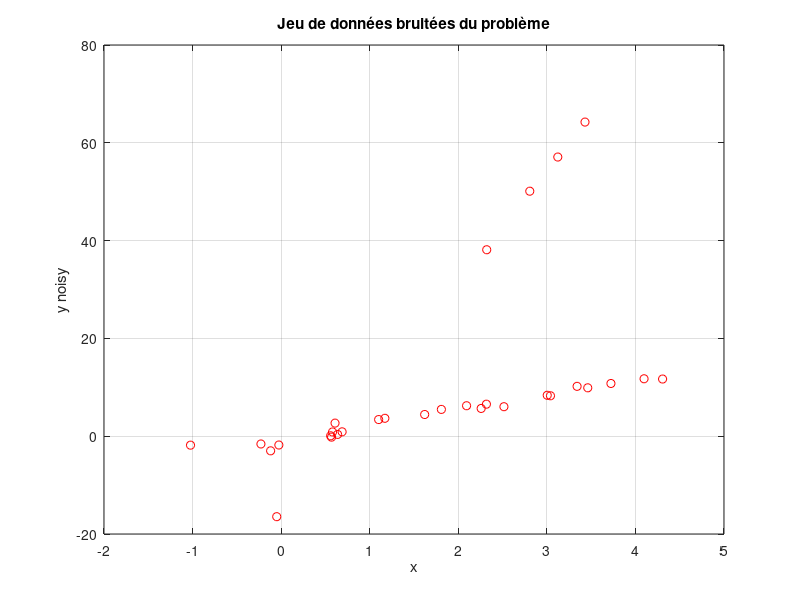

Write MATLAB code to recreate this figure. (Note: this script raises an error after producing the figure.)
%% Projet d’optimisation continue 
%% Estimation robuste: les M-estimateurs

%% Nom : LOGEAIS et DE LAROCQUE LATOUR
%% Prenom : Thomas et Enguerran

%% 1 Description du problème

clear all; close all;
data = load('data.mat');

% Représentation des données :
figure(1);
plot(data.x,data.y_noisy,'or');title('Jeu de données bruitées du problème');    %% Mesure bruité
xlabel('x');
ylabel('y noisy')
grid();

%Nous remarquons la présence de valeurs très eloignées qui devraient poser
%un problème lorsque nous utilisons un modèle linéaire. 

%% 2 Estimation au sens des moindres carrés

%% Question 1 : Représentation de la fonction de coût dans l'espace de paramètres (a,b)

% nous allons mettre en place la fonction moindre carré qui sera utilisé
% pour calculer la fonction coût dans l'espace de paramètres (a,b)

dbtype('c_moindres_carres.m'); 

[A,B] = meshgrid(0:0.5:20, -10:0.5:10); % Les valeurs de paramètres (a,b) que l'on relève grace à l’analyse de la figure en page 1

fonction_de_cout = c_moindres_carres(A,B,data.x, data.y_noisy); % On récupère la somme des carrés des écarts pour chaque couple de
% paramètres

figure(2); 
contour(A,B,fonction_de_cout,80),colorbar; % nous visualisons 80 lignes de niveaux  
title('Representation 2D de la fonction moindres carres en fonction des parametres a et b');
xlabel('a'); ylabel('b');
legend('somme des carres des ecarts entre les mesures', 'Location','northwest');

figure(3); 
mesh(A,B,fonction_de_cout);     
s.FaceColor = 'flat';
title('Representation 3D de la fonction moindres carres en fonction des parametres a et b');
xlabel('a'); ylabel('b'); zlabel('fonction moindre carres');
legend('somme des carres des ecarts entre les mesures', 'Location','northwest');

%% Commentaire :
% Nous pouvons conclure à la presence d’un minimum global que l'on peut
% estimé à la position (a_min,b_min)=(6.4,-2.3)

%% Question 2 : Détermination une solution approchée par échantillonnage régulier des paramètres a et b

[tous_les_mins, tous_les_positions_mins] = min(fonction_de_cout);    % recuperer les mins de chaque ligne de la fonction ainssi que leurs positions 
 
[min_de_tous_les_mins, pos_ligne_min] = min(tous_les_mins);          % recuperer le min de tous les mins de la fonction ainsi que la ligne où se trouve le min

pos_colonne_min = tous_les_positions_mins(pos_ligne_min);            % recuperer la colonne associé à la ligne où se trouve le min de la fonction 

a_min = A(pos_colonne_min, pos_ligne_min)                            % recuperer la position de a minimum
b_min = B(pos_colonne_min, pos_ligne_min)                            % recuperer la position de b minimum

min_global = min(fonction_de_cout(:))                                % le niveau du min global de la fonction se trouvant en (pos_colonne_min,pos_ligne_min)

%% Question 3 : Determiner l'expression analytique du minimum et calculer avec précision les paramètres a_ et b_
% On cherche Q, u, et c tels que :
% f(x) = f(a,b) = 1/2 * [a b] * Q * [a;b] +u' * [x1;x2] + c 

% On a grad_f(x)= Q * x + u
% le minimun correspond au couple x=(a_,b_) qui annule le gradian

% calculons u grâce a l'expression de Q et le gradient de f
u = [0;0];                                     % Initialisation de u
u(1,1) = sum(-2 * data.x .* data.y_noisy);
u(2,1) = sum(-2 * data.y_noisy);

% calculons la matrice hessienne :
Q =[0 0 ; 0 0];                                % Initialisation de Q
Q(1,1) = sum(2 * data.x .* data.x);
Q(1,2) = sum(2 * data.x);
Q(2,1) = Q(1,2);
Q(2,2) = 2 * length(data.x);

% c = sum(data.y_noisy.*data.y_noisy);         % non utile dans ce calcul
% on retrouve le minimim en trouvant la valeur où grad_f(x)=0
sol_min = Q \ (-u);                             
a_ = sol_min(1,1);
b_ = sol_min(2,1);
    
%% Question 4 : Représentation du minimum sur la fonction de coût

figure(4);
contour(A,B,fonction_de_cout,80),colorbar; % nous visualison 80 lignes de niveaux  
title('Representation 2D de la fonction moindres carres en fonction des parametres a et b');
xlabel('a'); ylabel('b');
hold on;
plot(a_, b_, 'r+');
legend('somme des carres des ecarts entre les mesures','le minimum');
hold off;

%% Question 5 : Tracer la courbe d'équations y = a_*x + b_ avec les (a_,b_) obtenus

X = linspace(min(data.x),max(data.x),90);
Y = a_.* X + b_;

figure(5);
plot(data.x,data.y_noisy,'or');   % mesure bruitées 
xlabel('x');
ylabel('y noisy');
grid();
hold on;
plot(X,Y,'g-'); title('droite de l''estimateur');
plot([2.321 2.807 3.124 3.431 -0.04992],[38.13 50.1 57.09 64.24 -16.46],'b-');
legend('mesures bruitées','Modèle linéaire', 'droite traversant les 5 points aberant', 'Location','northwest');
hold off; 

%% 3 Estimation robuste

%% Question 6 : 
% code pour la méthode des plus fortes pente et determination d'alpha avec
% fletcher_lemarechal

dbtype('plus_forte_pente.m');
dbtype('fletcher_lemarechal.m');
dbtype('CW1.m');
dbtype('CW2.m');

%% Exemple avec la fonction de cout des moindres carres
[A,B] = meshgrid(0:0.5:20, -10:0.5:10);

fonction_de_cout = c_moindres_carres(A,B,data.x, data.y_noisy);

epsilon = 10^(-3);
x_0 = [8 8];             % point de depart ( choisi pour avoir un nb d'iteration >100 )
[a_k,b_k, k] = plus_forte_pente(x_0, data.x, data.y_noisy, epsilon);

figure(6);
contour(A,B,fonction_de_cout,20),colorbar;
title('méthode des plus fortes pente pour les moindres carrés');
xlabel('a'); ylabel('b');
hold on;
plot(a_k, b_k, 'r-');
nb_iter = sprintf("Le nombre d\'itération pour retrouver la solution est : %d ",k);
legend(nb_iter);
hold off;


figure(7);
contour(A,B,fonction_de_cout,20),colorbar;axis([3 9 -4 2])
title('méthode des plus fortes pente pour les moindres carrés zoomé');
xlabel('a'); ylabel('b');
hold on;
plot(a_k, b_k, 'r-');
nb_iter = sprintf("Le nombre d\'iteration pour converger vers le centre est : %d ",k);
legend(nb_iter);
hold off;

%% Représenter la fonction de pénalisation pour sigma = 1. 
dbtype('penalisation.m'); % la fonction pénalisation de Cauchy

% Nous traçons la fonction pour des résidus valant de -100 à 100 et avec un
% facteur de pénalisation unitaire.
X = linspace(-100,100,200);
sigma = 1;

fonction_penalisation = penalisation(X,sigma);
figure(6);
plot(X,fonction_penalisation);
xlabel('Résidus');
ylabel('fonction de pénalisation');
legend('Pénalisation de Cauchy en fonction du résidu pour sigma = 1', 'Location','northwest');
grid();

%% Calculer les deux premières dérivées. 
X = linspace(-20,20,200);

derive_fs= X./(sigma^2 + X.*X);                                         % calcul de la derivée 1ere
derive_sd= (sigma^2 - X.*X)./((sigma^2 + X.*X).*(sigma^2 + X.*X));      % calcul de la derivée seconde 

plot(X,fonction_penalisation);
xlabel('Résidus');
ylabel('fonction de pénalisation');
hold on;
plot(X,derive_fs,'-g');
plot(X,derive_sd,'-r');
legend('Pénalisation de Cauchy en fonction du résidu pour sigma = 1','derivée 1ere','derivée seconde', 'Location','north');
hold off;
grid();

%% La fonction de penalisation de cauchy est-elle convexe?
% Non la fonction n'est pas convexe car : 
% Si nous prenons un point a de residu proche de 0 et un autre point b de
% residu élevé et que l'on trace une droite qui traverse les 2 on remarque
% que le segement n'est pas au dessus de la courbe de la fonction. cela
% signifie que la fonction n'est pas convexe sur R. 

%% Question 7 : Représenter la nouvelle fonction de coût dans l'espace des paramètres (a,b)
dbtype('fonction_cout.m');

sigma = 1;
[A,B] = meshgrid(-10:0.5:10, -10:0.5:10);

fonction_d_cout = fonction_cout(A,B,data.x,data.y_noisy,sigma);

figure(7);
contour(A,B,fonction_d_cout,15),colorbar;
title('Representation 2D de la fonction cout');
xlabel('a'); ylabel('b');
hold on;
plot(a_, b_, 'r+');              % representer le min avec les paramètres a_ et b_
legend('representation de la fonction cout','min', 'Location','northwest');
hold off;

figure(8);
mesh(A,B,fonction_d_cout),colorbar;
s.FaceColor = 'flat';
title('Representation 3D de la fonction de cout');
xlabel('a'); ylabel('b'); zlabel('fonction cout');

% comme on s'en doutait le minimun avec les paramètres a_ et b_ ne coincide pas avec le minimun de la
% nouvelle fonction cout 

%% Question 8 : 

%% Calculer (à la main) le gradient de la fonction de coût
dbtype('gradient_a.m');
dbtype('gradient_b.m');


%% Question 9 : Representer le gradiant de la fonction cout
[A,B] = meshgrid(-10:0.5:10, -10:0.5:10);

[valeurs_grad_a,valeurs_grad_b]=gradient_fonction_cout(A,B,data.x,data.y_noisy);

figure(9);
hold on;
quiver(A,B,valeurs_grad_a,valeurs_grad_b);axis equal; axis([-2 8 -5 5]);
title('Representation le grandient de la fonction cout');
contour(A,B,fonction_d_cout,10),colorbar;axis equal; axis([-2 8 -5 5]);
xlabel('a'); ylabel('b');
hold off;


% le gradient est bien orthogonal aux lignes de niveau.

%% Question 10 :

%% Implémentez la méthode des plus fortes pentes en réalisant l’étape de recherche linéaire avec l’algorithme de Fletcher-Lemaréchal

dbtype('plus_forte_pente.m');
dbtype('fletcher_lemarechal.m');
dbtype('CW1.m');
dbtype('CW2.m');

%% Représentez la succession des itérés sur la représentation de la fonction de coût
epsilon = 10^(-3);
x_0 = [6 6];             % point de depart ( choisi pour avoir un nb d'iteration >100 )
[a_k,b_k, k] = plus_forte_pente(x_0, data.x, data.y_noisy, epsilon);

figure(10);
contour(A,B,fonction_d_cout,20),colorbar;
title('methode des plus fortes pente');
xlabel('a'); ylabel('b');
hold on;
plot(a_k, b_k, 'r-');
nb_iter = sprintf("Le nombre d\'iteration pour retrouver la solution est : %d ",k);
legend(nb_iter);
hold off;


figure(11);
contour(A,B,fonction_d_cout,20),colorbar;axis([2 4 -2 0])
title('methode des plus fortes pente zoomé');
xlabel('a'); ylabel('b');
hold on;
plot(a_k, b_k, 'r-');
nb_iter = sprintf("Le nombre d\'iteration pour converger vers le centre est : %d ",k);
legend(nb_iter);
hold off;

% nous remarquons que plus nous nous rapprochons de la solution, plus cette
% méthode a du mal à la trouver et demande beaucoup d’itérations.


%% Distance entre itérés en fonction de l'itération.
iteration = linspace(1,k,k);                    % axe des abscisse 
distance_iteres = zeros(k,1);                   % initialiser le tableau d'iteration 
for i = 1:k
   v1 = [a_k(i) b_k(i)] ;
   v2 = [a_k(i + 1) b_k(i + 1)];
   distance_iteres(i) = abs(norm(v2) - norm(v1));
end

figure(12);
plot(iteration, distance_iteres);
legend('Évolution de la distance entre iteres en fonction de l itération','location','northeast');
xlabel('iteration'); ylabel('distance entre iteres');
grid();

% Nous remarquons que nous nous approchons très rapidement de la solution
% au début de l’algorithme. Mais rapidement les écarts ne sont plus
% significatifs et l’approximation de la solution reste la même

%% Évolution de la fonction de coût et de la norme du gradient en fonction de l'itération.
iteration = linspace(1,k,k);           % abscisse
y_k_fonction_cout = zeros(k,1);        % valeurs de la fonction cout 
y_k_norme_grad = zeros(k,1);           % valeurs de la norme du gradient de la fonction 

for i = 1:k
    y_k_fonction_cout(i) = fonction_cout(a_k(i),b_k(i), data.x,data.y_noisy,1);      % appliquer le fonction cout a chaque iteres
    y_k_norme_grad(i) = norm(gradient_fonction(a_k(i),b_k(i),data.x,data.y_noisy));      % calculer le gradiant a chaque iteres
end

figure(13);
subplot(2,1,1);
plot(iteration, y_k_fonction_cout);
legend('Évolution de la fonction de coût en fonction de l itération');
xlabel('iteration'); ylabel('fonction cout');
grid()

subplot(2,1,2);
plot(iteration, y_k_norme_grad);
legend('Évolution de la norme du gradient en fonction de l itération');
xlabel('iteration'); ylabel('norme du gradiant');
grid()

% Nous remarquons que la fonction de coût atteint très rapidement son
% minimum et reste ensuite plus ou moins constante contrairement à son
% gradient qui connait quelques variations dues au changement de direction.

%% Distance à la solution trouvée en fonction de l'itération
iteration = linspace(1,k,k);
distances_k = zeros(k,1);

v_k = [a_k(k) b_k(k)];
for i = 1:k
    v_i = [a_k(i) b_k(i)];
    distances_k(i) = abs(norm(v_k) - norm(v_i));
end

figure(14);
plot(iteration, distances_k);
legend('la distance à la solution finale en fonction de l''itération');
xlabel('iteration'); ylabel('distance');
grid()

% nous remarquons que la courbe n’est pas strictement monotone et que sa
% distance de départ est conditionnée par le point de départ
% sélectioné.


% La fonction de coût reste monotone et globalement
%décroissante tandis que la norme du gradient peut connaître de grandes
%fluctuations mais finira toujours par tendre vers 0.


%% Question 11 : Répétez cette étude pour d’autres points de départ

% J'ai décidé de tester avec 3 points très different afin d'evoluer la
% performence de cette algorithme 

%% Point loin 
sigma = 1;
[A,B] = meshgrid(-15:0.5:15, -20:0.5:10);

fonction_d_cout = fonction_cout(A,B,data.x,data.y_noisy,sigma);

x_0 = [-9 9];             
[a_k,b_k, k] = plus_forte_pente(x_0, data.x, data.y_noisy, epsilon);

figure(15);
contour(A,B,fonction_d_cout,20),colorbar;
title('methode des plus fortes pente');
xlabel('a'); ylabel('b');
hold on;
plot(a_k, b_k, 'r-');
nb_iter = sprintf("Le nombre d\'iteration pour retrouver la solution est : %d ",k);
legend(nb_iter);
hold off;

% Distance entre itérés en fonction de l'itération.
iteration = linspace(1,k,k);                    % axe des abscisse 
distance_iteres = zeros(k,1);                   % initialiser le tableau d'iteration 
for i = 1:k
   v1 = [a_k(i) b_k(i)] ;
   v2 = [a_k(i + 1) b_k(i + 1)];
   distance_iteres(i) = abs(norm(v2) - norm(v1));
end

figure(16);
plot(iteration, distance_iteres);
legend('Évolution de la distance entre iteres en fonction de l itération','location','northeast');
xlabel('iteration'); ylabel('distance entre iteres');
grid();

% Évolution de la fonction de coût et de la norme du gradient en fonction de l'itération.
iteration = linspace(1,k,k);           % abscisse
y_k_fonction_cout = zeros(k,1);        % valeurs de la fonction cout 
y_k_norme_grad = zeros(k,1);           % valeurs de la norme du gradient de la fonction 

for i = 1:k
    y_k_fonction_cout(i) = fonction_cout(a_k(i),b_k(i), data.x,data.y_noisy,1);      % appliquer le fonction cout a chaque iteres
    y_k_norme_grad(i) = norm(gradient_fonction(a_k(i),b_k(i),data.x,data.y_noisy));      % calculer le gradiant a chaque iteres
end

figure(17);
subplot(2,1,1);
plot(iteration, y_k_fonction_cout);
legend('Évolution de la fonction de coût en fonction de l itération');
xlabel('iteration'); ylabel('fonction cout');
grid()

subplot(2,1,2);
plot(iteration, y_k_norme_grad);
legend('Évolution de la norme du gradient en fonction de l itération');
xlabel('iteration'); ylabel('norme du gradiant');
grid()

% Distance à la solution trouvée en fonction de l'itération
iteration = linspace(1,k,k);
distances_k = zeros(k,1);

v_k = [a_k(k) b_k(k)];
for i = 1:k
    v_i = [a_k(i) b_k(i)];
    distances_k(i) = abs(norm(v_k) - norm(v_i));
end

figure(18);
plot(iteration, distances_k);
legend('la distance à la solution finale en fonction de l''itération');
xlabel('iteration'); ylabel('distance');
grid()

% On remarque que l'algorithme est très puissant du fait que même avec un
% point très loin, la methode permet de trouver la solution en utilisant
% tout de même beaucoup plus d'iterations.


%% Point (a_,b_) retrouvé à la question 3 
sigma = 1;
[A,B] = meshgrid(-10:0.5:10, -10:0.5:10);

fonction_d_cout = fonction_cout(A,B,data.x,data.y_noisy,sigma);

x_0 = [6.9585 -2.3803];             
[a_k,b_k, k] = plus_forte_pente(x_0, data.x, data.y_noisy, epsilon);

figure(19);
contour(A,B,fonction_d_cout,20),colorbar;
title('methode des plus fortes pente (point question 3)');
xlabel('a'); ylabel('b');
hold on;
plot(a_k, b_k, 'r-');
nb_iter = sprintf("Le nombre d\'iteration pour retrouver la solution est : %d ",k);
legend(nb_iter);
hold off;

% Distance entre itérés en fonction de l'itération.
iteration = linspace(1,k,k);                    % axe des abscisse 
distance_iteres = zeros(k,1);                   % initialiser le tableau d'iteration 
for i = 1:k
   v1 = [a_k(i) b_k(i)] ;
   v2 = [a_k(i + 1) b_k(i + 1)];
   distance_iteres(i) = abs(norm(v2) - norm(v1));
end

figure(20);
plot(iteration, distance_iteres);
legend('Évolution de la distance entre iteres en fonction de l itération','location','northeast');
xlabel('iteration'); ylabel('distance entre iteres');
grid();

% Évolution de la fonction de coût et de la norme du gradient en fonction de l'itération.

iteration = linspace(1,k,k);           % abscisse
y_k_fonction_cout = zeros(k,1);        % valeurs de la fonction cout 
y_k_norme_grad = zeros(k,1);           % valeurs de la norme du gradient de la fonction 

for i = 1:k
    y_k_fonction_cout(i) = fonction_cout(a_k(i),b_k(i), data.x,data.y_noisy,1);      % appliquer le fonction cout a chaque iteres
    y_k_norme_grad(i) = norm(gradient_fonction(a_k(i),b_k(i),data.x,data.y_noisy));      % calculer le gradiant a chaque iteres
end

figure(21);
subplot(2,1,1);
plot(iteration, y_k_fonction_cout);
legend('Évolution de la fonction de coût en fonction de l itération');
xlabel('iteration'); ylabel('fonction cout');
grid()

subplot(2,1,2);
plot(iteration, y_k_norme_grad);
legend('Évolution de la norme du gradient en fonction de l itération');
xlabel('iteration'); ylabel('norme du gradiant');
grid()

% Distance à la solution trouvée en fonction de l'itération
iteration = linspace(1,k,k);
distances_k = zeros(k,1);

v_k = [a_k(k) b_k(k)];
for i = 1:k
    v_i = [a_k(i) b_k(i)];
    distances_k(i) = abs(norm(v_k) - norm(v_i));
end

figure(22);
plot(iteration, distances_k);
legend('la distance à la solution finale en fonction de l\itération');
xlabel('iteration'); ylabel('distance');
grid()

%% Point proche
x_0 = [3 -1];             
[a_k,b_k, k] = plus_forte_pente(x_0, data.x, data.y_noisy, epsilon);

figure(23);
contour(A,B,fonction_d_cout,20),colorbar;
title('methode des plus fortes pente (point proche)');axis([2 4 -2 0]);
xlabel('a'); ylabel('b');
hold on;
plot(a_k, b_k, 'r-');
nb_iter = sprintf("Le nombre d\'iteration pour retrouver la solution est : %d ",k);
legend(nb_iter);
hold off;

% Distance entre itérés en fonction de l'itération.
iteration = linspace(1,k,k);                    % axe des abscisse 
distance_iteres = zeros(k,1);                   % initialiser le tableau d'iteration 
for i = 1:k
   v1 = [a_k(i) b_k(i)] ;
   v2 = [a_k(i + 1) b_k(i + 1)];
   distance_iteres(i) = abs(norm(v2) - norm(v1));
end

figure(24);
plot(iteration, distance_iteres);
legend('Évolution de la distance entre iteres en fonction de l itération','location','northeast');
xlabel('iteration'); ylabel('distance entre iteres');
grid();

% Évolution de la fonction de coût et de la norme du gradient en fonction de l'itération.
sigma = 1;
iteration = linspace(1,k,k);           % abscisse
y_k_fonction_cout = zeros(k,1);        % valeurs de la fonction cout 
y_k_norme_grad = zeros(k,1);           % valeurs de la norme du gradient de la fonction 

for i = 1:k
    y_k_fonction_cout(i) = fonction_cout(a_k(i),b_k(i), data.x,data.y_noisy,1);      % appliquer le fonction cout a chaque iteres
    y_k_norme_grad(i) = norm(gradient_fonction(a_k(i),b_k(i),data.x,data.y_noisy));      % calculer le gradiant a chaque iteres
end

figure(25);
subplot(2,1,1);
plot(iteration, y_k_fonction_cout);
legend('Évolution de la fonction de coût en fonction de l itération');
xlabel('iteration'); ylabel('fonction cout');
grid()

subplot(2,1,2);
plot(iteration, y_k_norme_grad);
legend('Évolution de la norme du gradient en fonction de l itération');
xlabel('iteration'); ylabel('norme du gradiant');
grid()

% Distance à la solution trouvée en fonction de l'itération
iteration = linspace(1,k,k);
distances_k = zeros(k,1);

v_k = [a_k(k) b_k(k)];
for i = 1:k
    v_i = [a_k(i) b_k(i)];
    distances_k(i) = abs(norm(v_k) - norm(v_i));
end

figure(26);
plot(iteration, distances_k);
legend('la distance à la solution finale en fonction de l itération');
xlabel('iteration'); ylabel('distance');
grid()

% Malgré un conditionnement assez bon, et bien que la méthode reste
% puissante, on a quand même eu besoin de 91 itérations pour arriver au
% même résultat.

%% test avec un point de fort gradiant
% on récupère un point d'une itération qui est "partie" d'un point loin et
% on prend un point proche de la valeur finale.
x_0 = [3.168 -1.067];             
[a_k,b_k, k] = plus_forte_pente(x_0, data.x, data.y_noisy, epsilon);

figure(23);
contour(A,B,fonction_d_cout,20),colorbar;
title('methode des plus fortes pente (point proche)');axis([2 4 -2 0]);
xlabel('a'); ylabel('b');
hold on;
plot(a_k, b_k, 'r-');
nb_iter = sprintf("Le nombre d\'iteration pour retrouver la solution est : %d ",k);
legend(nb_iter);
hold off;

% Distance entre itérés en fonction de l'itération.
iteration = linspace(1,k,k);                    % axe des abscisse 
distance_iteres = zeros(k,1);                   % initialiser le tableau d'iteration 
for i = 1:k
   v1 = [a_k(i) b_k(i)] ;
   v2 = [a_k(i + 1) b_k(i + 1)];
   distance_iteres(i) = abs(norm(v2) - norm(v1));
end

figure(24);
plot(iteration, distance_iteres);
legend('Évolution de la distance entre iteres en fonction de l itération','location','northeast');
xlabel('iteration'); ylabel('distance entre iteres');
grid();

% Évolution de la fonction de coût et de la norme du gradient en fonction de l'itération.
sigma = 1;
iteration = linspace(1,k,k);           % abscisse
y_k_fonction_cout = zeros(k,1);        % valeurs de la fonction cout 
y_k_norme_grad = zeros(k,1);           % valeurs de la norme du gradient de la fonction 

for i = 1:k
    y_k_fonction_cout(i) = fonction_cout(a_k(i),b_k(i), data.x,data.y_noisy,1);      % appliquer le fonction cout a chaque iteres
    y_k_norme_grad(i) = norm(gradient_fonction(a_k(i),b_k(i),data.x,data.y_noisy));      % calculer le gradiant a chaque iteres
end

figure(25);
subplot(2,1,1);
plot(iteration, y_k_fonction_cout);
legend('Évolution de la fonction de coût en fonction de l itération');
xlabel('iteration'); ylabel('fonction cout');
grid()

subplot(2,1,2);
plot(iteration, y_k_norme_grad);
legend('Évolution de la norme du gradient en fonction de l itération');
xlabel('iteration'); ylabel('norme du gradiant');
grid()

% Distance à la solution trouvée en fonction de l'itération
iteration = linspace(1,k,k);
distances_k = zeros(k,1);

v_k = [a_k(k) b_k(k)];
for i = 1:k
    v_i = [a_k(i) b_k(i)];
    distances_k(i) = abs(norm(v_k) - norm(v_i));
end

figure(26);
plot(iteration, distances_k);
legend('la distance à la solution finale en fonction de l itération');
xlabel('iteration'); ylabel('distance');
grid()

%% Question 12 : 
dbtype('quasi_newton.m');

%% Appliquez la méthode de quasi-Newton à cette fonction de coût.

epsilon = 10^(-3);
x_0 = [6 6]';

[solution, a_k,b_k, k] = quasi_newton(x_0, data.x, data.y_noisy, epsilon );

figure(27);
contour(A,B,fonction_d_cout,20);
title('methode de quasi-newton');
xlabel('a'); ylabel('b');
hold on;
plot(a_k, b_k, 'r-');
nb_iter = sprintf("Le nombre d''iteration pour retrouver la solution est : %d ",k);
legend(nb_iter);
hold off;

%% Distance entre itérés en fonction de l'itération.
iteration = linspace(1,k,k);                    % axe des abscisse 
distance_iteres = zeros(k,1);                   % initialiser le tableau d'iteration 
for i = 1:k-2
   v1 = [a_k(i) b_k(i)] ;
   v2 = [a_k(i + 1) b_k(i + 1)] ;
   distance_iteres(i) = abs(norm(v2) - norm(v1));
end

figure(28);
plot(iteration, distance_iteres,'r-');
legend('Évolution de la distance entre iteres en fonction de l itération','location','northeast');
xlabel('iteration'); ylabel('distance entre iteres');
grid();


%% Évolution de la fonction de coût et de la norme du gradient en fonction de l'itération.
iteration = linspace(1,k,k);           % abscisse
y_k_fonction_cout = zeros(k,1);        % valeurs de la fonction cout 
y_k_norme_grad = zeros(k,1);           % valeurs de la norme du gradient de la fonction 

for i = 1:k
    y_k_fonction_cout(i) = fonction_cout(a_k(i),b_k(i), data.x,data.y_noisy,1);      % appliquer le fonction cout a chaque iteres
    y_k_norme_grad(i) = norm(gradient_fonction(a_k(i),b_k(i),data.x,data.y_noisy));      % calculer le gradiant a chaque iteres
end

figure(29);
subplot(2,1,1);
plot(iteration, y_k_fonction_cout);
legend('Évolution de la fonction de coût en fonction de l itération');
xlabel('iteration'); ylabel('fonction cout');
grid()

subplot(2,1,2);
plot(iteration, y_k_norme_grad);
legend('Évolution de la norme du gradient en fonction de l itération');
xlabel('iteration'); ylabel('norme du gradiant');
grid()


%% Distance à la solution trouvée en fonction de l'itération
iteration = linspace(1,k,k);
distances_k = zeros(k,1);

v_k = [a_k(k) b_k(k)];
for i = 1:k
    v_i = [a_k(i) b_k(i)];
    distances_k(i) = abs(norm(v_k) - norm(v_i));
end

figure(30);
plot(iteration, distances_k);
legend('la distance à la solution finale en fonction de l\itération');
xlabel('iteration'); ylabel('distance');
grid()

% la méthode de quasi-Newton est beaucoup plus performante que
% la méthode des plus fortes pentes car elle permet en seulement 13 itérations
% de converger vers le minimum global.
% Le gradient tend très rapidement vers 0 aussi.  
%% avec le point loin
epsilon = 10^(-3);
x_0 = [-8 9]';

[solution, a_k,b_k, k] = quasi_newton(x_0, data.x, data.y_noisy, epsilon );

figure(27);
contour(A,B,fonction_d_cout,20);
title('methode de quasi-newton');
xlabel('a'); ylabel('b');
hold on;
plot(a_k, b_k, 'r-');
nb_iter = sprintf("Le nombre d''iteration pour retrouver la solution est : %d ",k);
legend(nb_iter);
hold off;

%% Distance entre itérés en fonction de l'itération.
iteration = linspace(1,k,k);                    % axe des abscisse 
distance_iteres = zeros(k,1);                   % initialiser le tableau d'iteration 
for i = 1:k-2
   v1 = [a_k(i) b_k(i)] ;
   v2 = [a_k(i + 1) b_k(i + 1)] ;
   distance_iteres(i) = abs(norm(v2) - norm(v1));
end

figure(28);
plot(iteration, distance_iteres,'r-');
legend('Évolution de la distance entre iteres en fonction de l itération','location','northeast');
xlabel('iteration'); ylabel('distance entre iteres');
grid();


%% Évolution de la fonction de coût et de la norme du gradient en fonction de l'itération.
iteration = linspace(1,k,k);           % abscisse
y_k_fonction_cout = zeros(k,1);        % valeurs de la fonction cout 
y_k_norme_grad = zeros(k,1);           % valeurs de la norme du gradient de la fonction 

for i = 1:k
    y_k_fonction_cout(i) = fonction_cout(a_k(i),b_k(i), data.x,data.y_noisy,1);      % appliquer le fonction cout a chaque iteres
    y_k_norme_grad(i) = norm(gradient_fonction(a_k(i),b_k(i),data.x,data.y_noisy));      % calculer le gradiant a chaque iteres
end

figure(29);
subplot(2,1,1);
plot(iteration, y_k_fonction_cout);
legend('Évolution de la fonction de coût en fonction de l itération');
xlabel('iteration'); ylabel('fonction cout');
grid()

subplot(2,1,2);
plot(iteration, y_k_norme_grad);
legend('Évolution de la norme du gradient en fonction de l itération');
xlabel('iteration'); ylabel('norme du gradiant');
grid()


%% Distance à la solution trouvée en fonction de l'itération
iteration = linspace(1,k,k);
distances_k = zeros(k,1);

v_k = [a_k(k) b_k(k)];
for i = 1:k
    v_i = [a_k(i) b_k(i)];
    distances_k(i) = abs(norm(v_k) - norm(v_i));
end

figure(30);
plot(iteration, distances_k);
legend('la distance à la solution finale en fonction de l\itération');
xlabel('iteration'); ylabel('distance');
grid()
%% Question 13 :
sigma = 1;
[A,B] = meshgrid(-10:0.5:10, -10:0.5:10);

fonction_d_cout = fonction_cout(A,B,data.x,data.y_noisy,sigma);

x_0 = [6.9585 -2.3803];             
[a_k,b_k, k] = plus_forte_pente(x_0, data.x, data.y_noisy, epsilon);

X = linspace(min(data.x),max(data.x),90);
Y = a_.* X + b_;
Yn = a_k(size(a_k,1)) * X + b_k(size(b_k,1));

figure(31);
hold on;
plot(data.x,data.y_noisy,'or');
plot(X,Y,'-g');
plot(X,Yn);
legend('Mesures bruitées','ajustement moindres carrés','ajustement robuste', 'Location', 'northwest');
title('Comparaison entre modele lineaire et modèle robuste 1');
xlabel('x');
ylabel('y noisy')
hold off;
grid();

%% avec a = -8, b = 9
x_0 = [-9 9];

[a_k,b_k, k] = plus_forte_pente(x_0, data.x, data.y_noisy, epsilon);

Yn = a_k(size(a_k,1)) * X + b_k(size(b_k,1));

figure(32);
hold on;
plot(data.x,data.y_noisy,'or');
plot(X,Y,'-g');
plot(X,Yn);
legend('Mesures bruitées','ajustement moindres carrés','ajustement robuste', 'Location', 'northwest');
title('Comparaison entre modele lineaire et modèle robuste 2');
xlabel('x');
ylabel('y noisy')
hold off;
grid();

%La méthode de quasi-newton converge correctement vers la solution pour
%différents valeurs de a et b

%% étudiez l’influence du paramètres σ de la pénalisation de Cauchy.

% Nous traçons la fonction pour des résidus valant de -100 à 100 et avec un
% facteur de pénalisation unitaire.
X = linspace(-100,100,200);

fonction_penalisation0 = penalisation(X,0.1);
fonction_penalisation1 = penalisation(X,1);
fonction_penalisation30 = penalisation(X,30);

fonction_d_cout0 = fonction_cout(A,B,data.x,data.y_noisy,0.1);
fonction_d_cout1 = fonction_cout(A,B,data.x,data.y_noisy,1);
fonction_d_cout30 = fonction_cout(A,B,data.x,data.y_noisy,30);

figure(33);
subplot(1,2,1);
contour(A,B,fonction_d_cout0,15); axis equal
title('Representation 2D de la fonction cout avec sigma=0.1');
xlabel('a'); ylabel('b');
hold on 
subplot(1,2,2);
plot(X,fonction_penalisation0); 
xlabel('Résidus');
ylabel('fonction de pénalisation');
legend('Pénalisation de Cauchy en fonction du résidu pour sigma = 0.1', 'Location','northwest');
grid();
hold off

figure(34);
subplot(1,2,1);
contour(A,B,fonction_d_cout1,15); axis equal
title('Representation 2D de la fonction cout avec sigma=1');
xlabel('a'); ylabel('b');
hold on 
subplot(1,2,2);
plot(X,fonction_penalisation1); 
xlabel('Résidus');
ylabel('fonction de pénalisation');
legend('Pénalisation de Cauchy en fonction du résidu pour sigma = 1', 'Location','northwest');
grid();
hold off

figure(35);
subplot(1,2,1);
contour(A,B,fonction_d_cout30,15); axis equal
title('Representation 2D de la fonction cout avec sigma=30');
xlabel('a'); ylabel('b');
hold on 
subplot(1,2,2);
plot(X,fonction_penalisation30); 
xlabel('Résidus');
ylabel('fonction de pénalisation');
legend('Pénalisation de Cauchy en fonction du résidu pour sigma = 30', 'Location','northwest');
grid();
hold off

%Plus sigma augmente, plus la pente est faible et aplatie proche du zéro
%et avec des pénalisations en sortie plus faible.

%% Question 15 (bonus)
% Algorithme RANSAC itérations = 1000, epsilon = 1 et alpha = 1/2
epsilon = 10^(-3);
x_0 = [-8 9]';

[solution, a_k,b_k, k] = quasi_newton(x_0, data.x, data.y_noisy, epsilon );

X = linspace(min(data.x),max(data.x),90);
Y = solution(1).* X + solution(2);

[e_moy,a,b] = ransac(data.x, data.y_noisy, 1000, 1, 1/2);
Yn = a * X + b;

figure(32);
hold on;
plot(data.x,data.y_noisy,'or');
plot(X,Y,'-g');
plot(X,Yn);
legend('Mesures bruitées','ajustement robuste','ajustement ransac', 'Location', 'northwest');
title('Comparaison entre modele lineaire et modèle ransac');
xlabel('x');
ylabel('y noisy')
hold off;
grid();
%% Conclusion 

% Le modèle des moindre carrés est un modèle lineaire donc moin prècis car
% il prends en compte toutes les variables dont les points aberants. Les
% methodes d'estimation robuste tel que le quasi-newton et la méthode des
% plus fortes pente evitent le decalage en haut de la courbe induit par ces
% valeurs aberantes puisqu'elles ne les prennent pas 
% compte.Il en résulte un modèle qui est très proche de nos valeurs.

